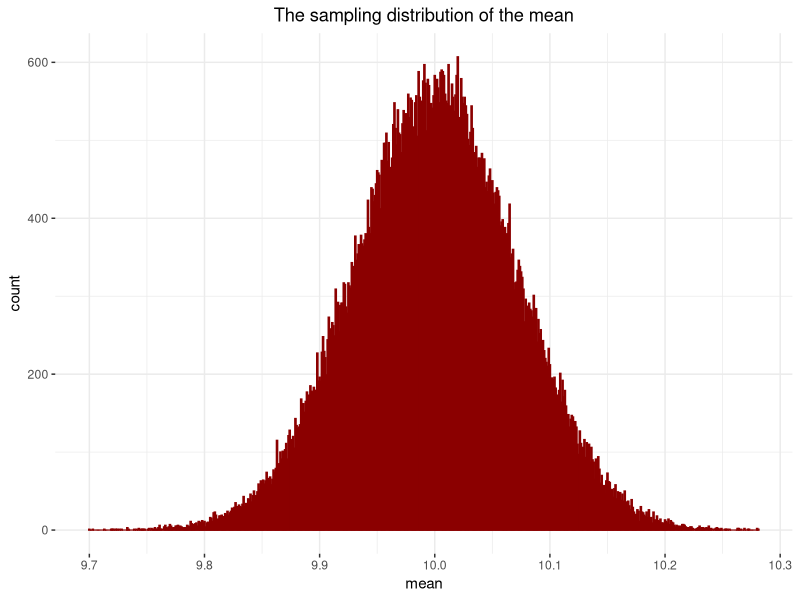
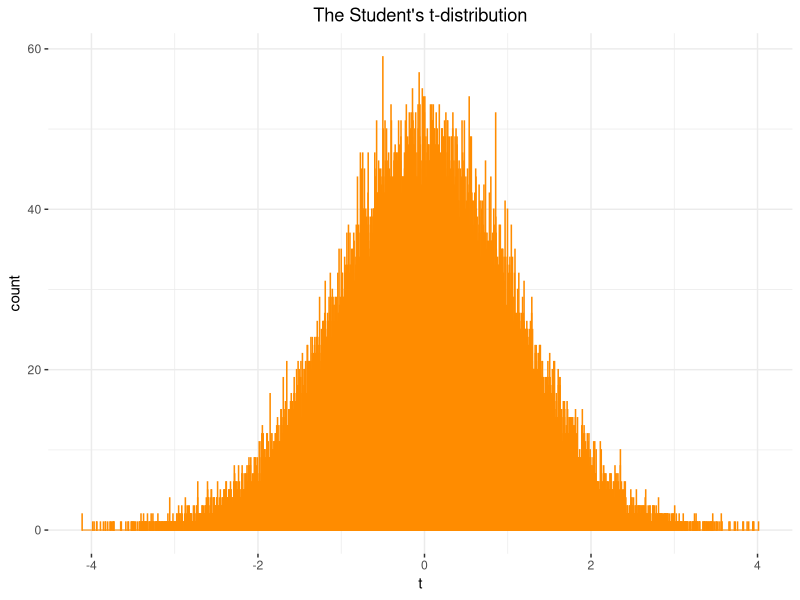
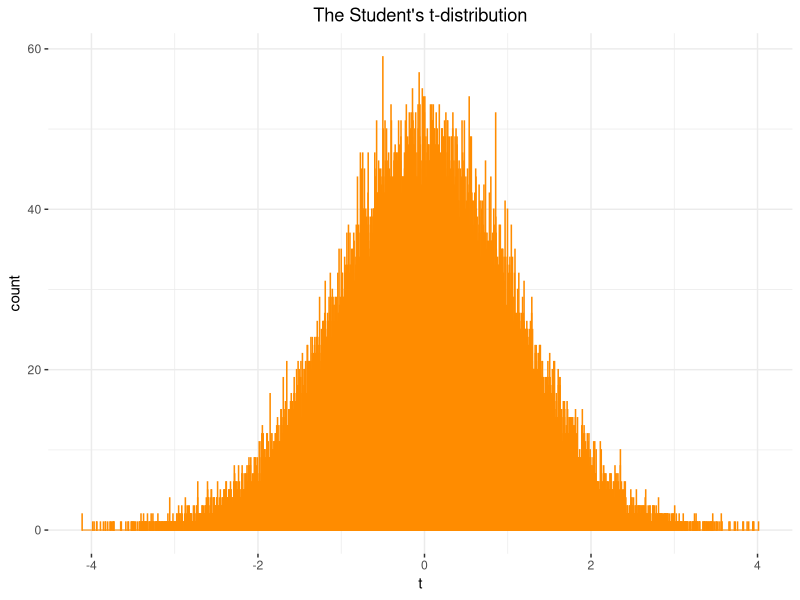

Recreate these plots in R, in order.
## ---- chunk 1
library(tidyverse)
library(data.table)
set.seed(9988)
## ---- chunk 2
# - number of samples
nsamples = 100000
# - sample size
n = 1000
# - normal parameters
# - mean:
mu = 10
# - variance:
sigma2 = 5
# - standard deviation:
std_dev = sqrt(sigma2)
# - n random draws from Normal(mu, std_dev), sample size = 1000, 
# - take the mean *and the variance* of each sample:
normalSamples <- lapply(1:nsamples, function(x) {
  sp <- rnorm(n, mu, std_dev)
  m <- mean(sp)
  v <- var(sp)
  return(
    data.frame(mean = m,
               variance = v)
  )
})
# - remember data.table::rbindlist from Session09?
normalSamples <- rbindlist(normalSamples)
# - The distribution of sample means:
ggplot(normalSamples, 
       aes(x = mean)) + 
  geom_histogram(binwidth = .001, 
                 fill = 'darkred', 
                 color = 'darkred') +
  ggtitle("The sampling distribution of the mean") + 
  theme_bw() + 
  theme(panel.border = element_blank()) + 
  theme(plot.title = element_text(hjust = .5))
## ---- chunk 3
tdist <- (normalSamples$mean - mu)/(sqrt(normalSamples$variance)/sqrt(n))
tdist <- data.frame(t = tdist)
# - The Student's t-distribution:
ggplot(tdist, 
       aes(x = t)) + 
  geom_histogram(binwidth = .001, 
                 fill = 'darkorange', 
                 color = 'darkorange') +
  ggtitle("The Student's t-distribution") + 
  theme_bw() + 
  theme(panel.border = element_blank()) + 
  theme(plot.title = element_text(hjust = .5))
## ---- chunk 4
# - population (test) mean
real_mean <- 0
# - sample size
n = 10000
# - normal parameters
# - mean:
mu = 10
# - variance:
sigma2 = 5
# - standard deviation:
std_dev = sqrt(sigma2)
# - one random draw from Normal(mu, std_dev), sample size = n, 
# - and take the mean
normalSample <- rnorm(n, mu, std_dev)
sample_mean <- mean(normalSample)
print(paste0("The sample mean is: ", sample_mean))
sample_std_dev <- sd(normalSample)
print(paste0("The standard deviation is: ", sample_std_dev))
# - test statistic:
tStatistic <- (sample_mean - real_mean)/(sample_std_dev/sqrt(n))
print(paste0("The t-statistic is: ", tStatistic))
# - degrees of freedom:
df <- n - 1
print(paste0("The number of degrees of freedom is: ", df))
## ---- chunk 5
pt(abs(tStatistic), df, lower.tail = FALSE) * 2
## ---- chunk 6
t.test(normalSample, mu = real_mean, alternative = "two.sided")
## ---- chunk 7
t.test(normalSample, mu = 9.98, alternative = "two.sided")
## ---- chunk 8
# - population (test) mean
real_mean <- 9.98
# - sample size
n = 10000
# - normal parameters
# - mean:
mu = 10
# - variance:
sigma2 = 5
# - standard deviation:
std_dev = sqrt(sigma2)
# - one random draw from Normal(mu, std_dev), sample size = n, 
# - and take the mean
normalSample <- rnorm(n, mu, std_dev)
# - test statistic:
tStatistic <- (sample_mean - real_mean)/(sample_std_dev/sqrt(n))
print(paste0("The t-statistic is: ", tStatistic))
# - degrees of freedom:
df <- n - 1
print(paste0("The number of degrees of freedom is: ", df))
# - p-value
pvalue <- pt(abs(tStatistic), df, lower.tail = FALSE) * 2
print(paste0("The p-value is: ", pvalue))
## ---- chunk 9
# - The Student's t-distribution:
ggplot(tdist, 
       aes(x = t)) + 
  geom_histogram(binwidth = .001, 
                 fill = 'darkorange', 
                 color = 'darkorange') +
  ggtitle("The Student's t-distribution") + 
  theme_bw() + 
  theme(panel.border = element_blank()) + 
  theme(plot.title = element_text(hjust = .5))
## ---- chunk 10
options(scipen = 999)
# - population (test) mean
real_mean <- 0
# - sample size
n = 10000
# - normal parameters
# - mean:
mu = c(10, 5, 1, .5, .1, .01, .001, .0001)
# - variance:
sigma2 = 5
# - standard deviation:
std_dev = sqrt(sigma2)
# - random draws from Normal(mu, std_dev), sample size = n, 
# - and then take the mean
t_tests <- lapply(mu, function(x) {
  test_sample <- rnorm(n, x, std_dev)
  test_result <- t.test(test_sample, mu = real_mean, alternative = "two.sided")
  return(
    data.frame(sample_mean = x,
               population_mean = real_mean,
               t = round(test_result$statistic, 3),
               p = round(test_result$p.value, 3)
               )
  )
})
t_tests <- rbindlist(t_tests)
print(t_tests)
## ---- chunk 11
options(scipen = 999)
# - population (test) mean
real_mean <- 0
# - sample size
n = 1e06
# - normal parameters
# - mean:
mu = c(10, 5, 1, .5, .1, .01, .001, .0001)
# - variance:
sigma2 = 5
# - standard deviation:
std_dev = sqrt(sigma2)
# - random draws from Normal(mu, std_dev), sample size = n, 
# - and then take the mean
t_tests <- lapply(mu, function(x) {
  test_sample <- rnorm(n, x, std_dev)
  test_result <- t.test(test_sample, mu = real_mean, alternative = "two.sided")
  return(
    data.frame(sample_mean = x,
               population_mean = real_mean,
               t = round(test_result$statistic, 3),
               p = round(test_result$p.value, 3)
               )
  )
})
t_tests <- rbindlist(t_tests)
print(t_tests)
